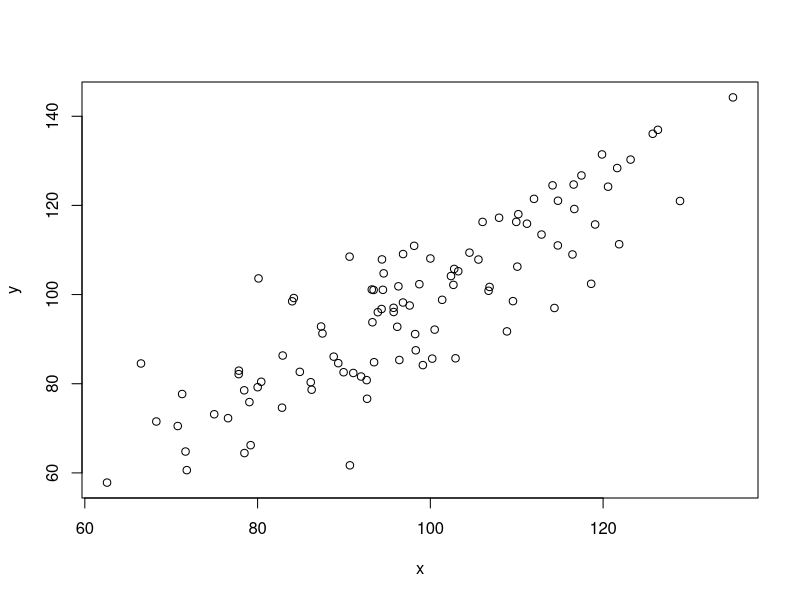

Here is the R script that generated this plot:
## ---- chunk 1
#| label: fig-beispiel-plot
#| fig-cap: "Beispiel für einen Scatterplot"
#| fig-width: 6
#| fig-height: 4
#| fig-format: pdf
#| echo: false
#| message: false
#| warning: false
#| dpi: 600

x <- rnorm(n = 100,
           mean = 100,
           sd = 15
           )

y <- x + rnorm(n = 100,
               mean = 0,
               sd = 10
               )

plot(x, y)
